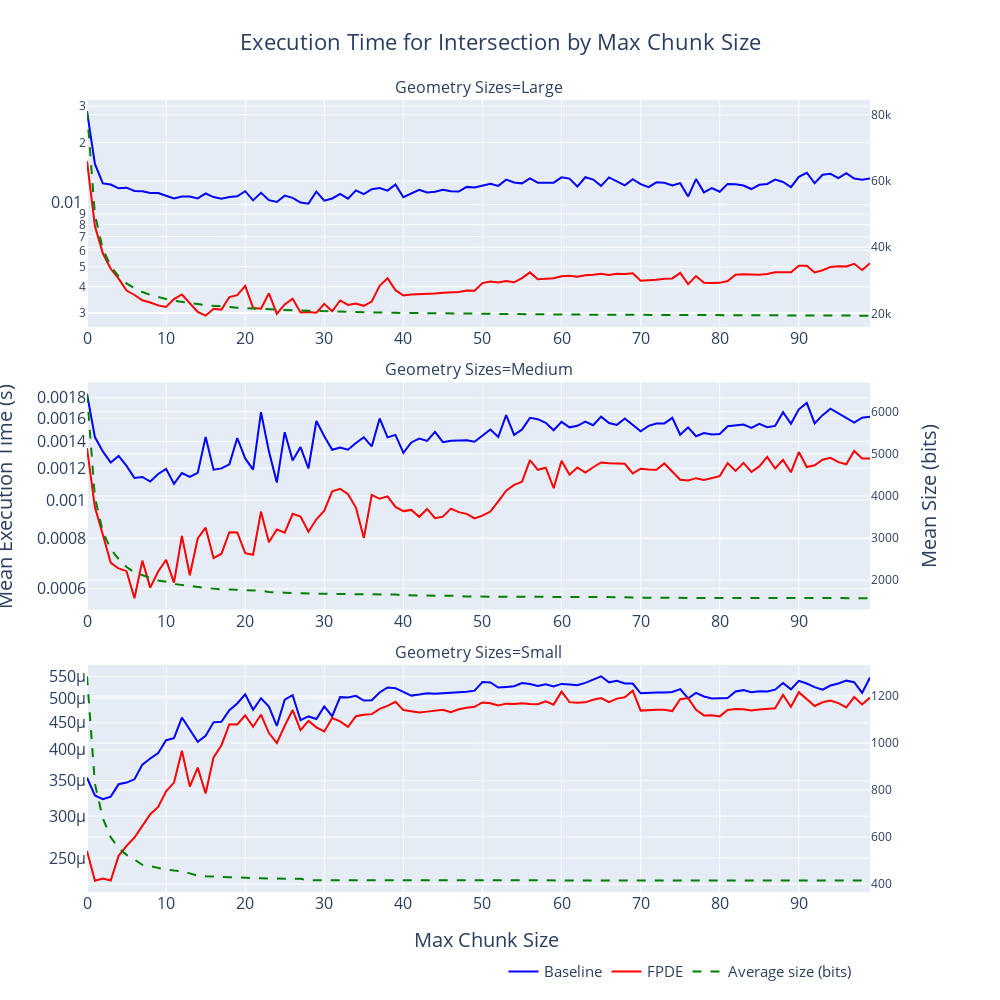

The notebook cell saved with this chart:
### Code cell
plot_max_delta_size_speed(max_deltas_filt_df, is_predicate=False, no_mixed=True)
